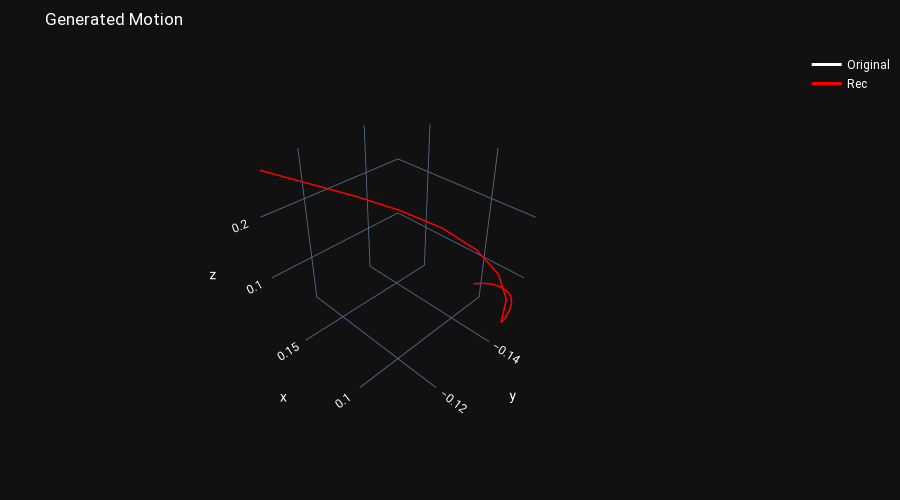

The notebook cell saved with this chart:
### Code cell
counter = 0
for d in model_config.train_iterator:
    if counter > 6:
        X = d["X"]
        print(X.shape)
        min_val, max_val = get_min_max_from_dataset(X)
            
        X_scaled = torch.zeros_like(X)
        X_centered = torch.zeros_like(X)
        X_centered_scaled = torch.zeros_like(X)

        # # finding the touching point of each motion and centering the motion on that
        center_points = torch.zeros_like(X[:, 0:1, :])        
        center_points[:, 0, :3] = X[:, 9, :3]
        X_centered =  X - center_points

        # # scaling data between 0 and 1
        X_scaled =(X - min_val) / (max_val - min_val)
        
        print (torch.sum(X -(X_scaled*(max_val - min_val)+min_val)) < 0.001)
        
        # # scaling the centered data between 0 and 1
        centered_min_val, centered_max_val = get_min_max_from_dataset(X_centered)
        
        x_samples = d[model_config.data_item]
        y_samples = d["Y"]
        
        x_rec, __, __ = model(x_samples, y_samples)
        
        
        
        centered_min_val= d["centered_min_val"][0]
        centered_max_val= d["centered_max_val"][0]
        
        X_centered_scaled = (X_centered - centered_min_val) / (centered_max_val - centered_min_val)
        X_back_to_orig = (X_centered_scaled*(centered_max_val - centered_min_val)+centered_min_val)+center_points
            
        show_generated_motions([X, X_back_to_orig], 3)
        
        break
    counter += 1

### Figure 1 — Plotly figure (JSON) as saved in the notebook; plotly's stock layout.template omitted (floating-point values rounded to 4 significant figures)
{"data": [{"line": {"color": "white", "width": 3}, "mode": "lines", "name": "Original", "type": "scatter3d", "x": [0.1743, 0.1658, 0.1547, 0.1409, 0.1248, 0.1082, 0.09286, 0.08091, 0.07388, 0.07356, 0.07356, 0.07378, 0.07383, 0.07444, 0.07529, 0.07655, 0.07809, 0.07976, 0.0814, 0.08306], "y": [-0.1091, -0.1127, -0.1175, -0.1237, -0.1309, -0.138, -0.1436, -0.1469, -0.1477, -0.1466, -0.1481, -0.1501, -0.1507, -0.1505, -0.1496, -0.148, -0.1463, -0.1441, -0.1414, -0.1379], "z": [0.2667, 0.2575, 0.2452, 0.2288, 0.2068, 0.179, 0.1461, 0.1088, 0.06899, 0.02965, 0.03016, 0.03996, 0.0509, 0.0621, 0.07287, 0.08298, 0.0926, 0.1016, 0.1101, 0.1183]}, {"line": {"color": "red", "width": 3}, "mode": "lines", "name": "Rec", "type": "scatter3d", "x": [0.1743, 0.1658, 0.1547, 0.1409, 0.1248, 0.1082, 0.09286, 0.08091, 0.07388, 0.07356, 0.07356, 0.07378, 0.07383, 0.07444, 0.07529, 0.07655, 0.07809, 0.07976, 0.0814, 0.08306], "y": [-0.1091, -0.1127, -0.1175, -0.1237, -0.1309, -0.138, -0.1436, -0.1469, -0.1477, -0.1466, -0.1481, -0.1501, -0.1507, -0.1505, -0.1496, -0.148, -0.1463, -0.1441, -0.1414, -0.1379], "z": [0.2667, 0.2575, 0.2452, 0.2288, 0.2068, 0.179, 0.1461, 0.1088, 0.06899, 0.02965, 0.03016, 0.03996, 0.0509, 0.0621, 0.07287, 0.08298, 0.0926, 0.1016, 0.1101, 0.1183]}], "layout": {"coloraxis": {"showscale": false}, "font": {"color": "white", "family": "Roboto, monospace", "size": 12}, "height": 500, "margin": {"b": 50, "l": 5, "r": 5, "t": 50}, "scene": {"aspectratio": {"x": 1, "y": 1, "z": 1}, "camera": {"eye": {"x": -1.5, "y": 1.5, "z": 1.5}, "up": {"x": 0, "y": 0, "z": 1}}}, "showlegend": true, "title": {"text": "Generated Motion"}, "xaxis": {"fixedrange": true, "showgrid": false, "showticklabels": false, "zeroline": false, "zerolinecolor": "gray", "zerolinewidth": 1}, "yaxis": {"fixedrange": true, "showgrid": false, "showticklabels": false, "zeroline": false, "zerolinecolor": "gray", "zerolinewidth": 1}}}
